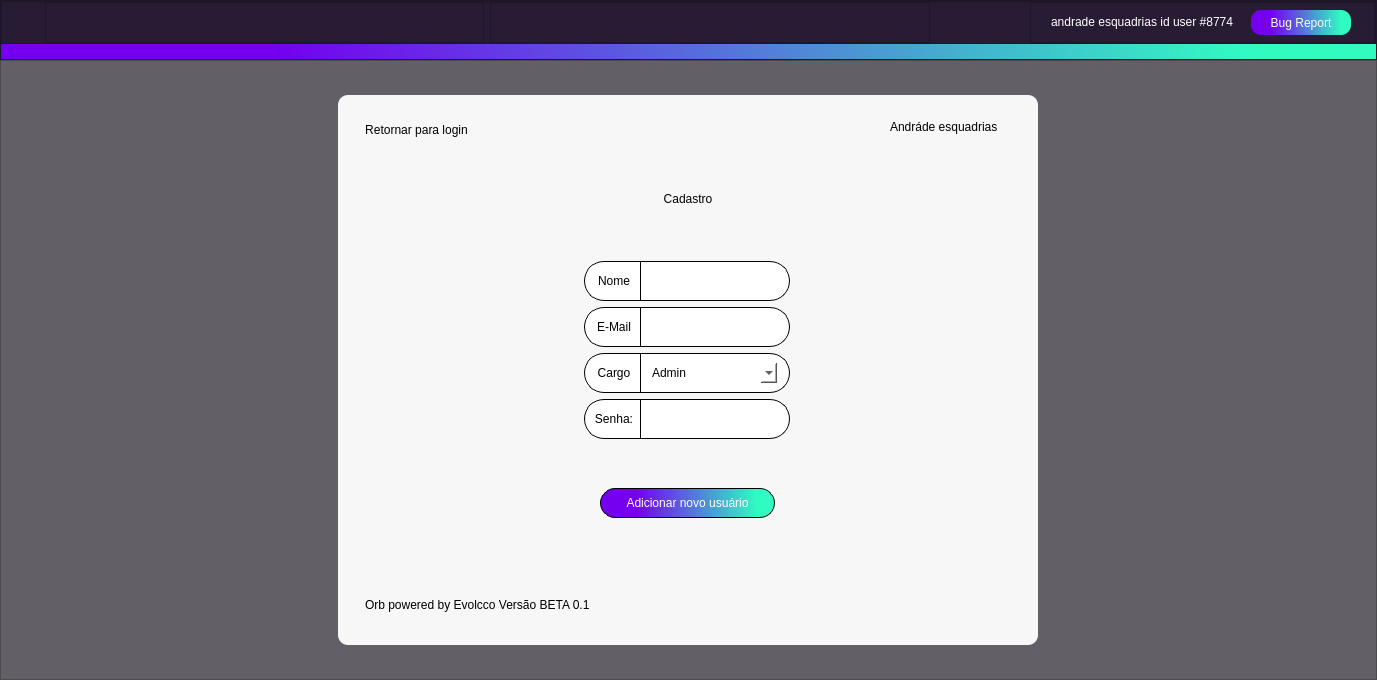
<?xml version="1.0" encoding="UTF-8"?>
<ui version="4.0">
 <class>cadastro</class>
 <widget class="QMainWindow" name="cadastro">
  <property name="geometry">
   <rect>
    <x>0</x>
    <y>0</y>
    <width>1377</width>
    <height>680</height>
   </rect>
  </property>
  <property name="windowTitle">
   <string>Cadastro</string>
  </property>
  <property name="windowIcon">
   <iconset resource="../qrc/source.qrc">
    <normaloff>:/iconteste/icons/Ativo 16@2x.png</normaloff>:/iconteste/icons/Ativo 16@2x.png</iconset>
  </property>
  <property name="unifiedTitleAndToolBarOnMac">
   <bool>true</bool>
  </property>
  <widget class="QWidget" name="centralwidget">
   <layout class="QVBoxLayout" name="verticalLayout_2">
    <property name="spacing">
     <number>0</number>
    </property>
    <property name="leftMargin">
     <number>0</number>
    </property>
    <property name="topMargin">
     <number>0</number>
    </property>
    <property name="rightMargin">
     <number>0</number>
    </property>
    <property name="bottomMargin">
     <number>0</number>
    </property>
    <item>
     <widget class="QFrame" name="frame_3">
      <property name="minimumSize">
       <size>
        <width>0</width>
        <height>0</height>
       </size>
      </property>
      <property name="maximumSize">
       <size>
        <width>16777215</width>
        <height>60</height>
       </size>
      </property>
      <property name="styleSheet">
       <string notr="true">background-color: #281c35;
color:#fff;</string>
      </property>
      <property name="frameShape">
       <enum>QFrame::StyledPanel</enum>
      </property>
      <property name="frameShadow">
       <enum>QFrame::Raised</enum>
      </property>
      <layout class="QVBoxLayout" name="verticalLayout_3">
       <property name="spacing">
        <number>0</number>
       </property>
       <property name="leftMargin">
        <number>0</number>
       </property>
       <property name="topMargin">
        <number>0</number>
       </property>
       <property name="rightMargin">
        <number>0</number>
       </property>
       <property name="bottomMargin">
        <number>0</number>
       </property>
       <item>
        <widget class="QFrame" name="frame_6">
         <property name="frameShape">
          <enum>QFrame::StyledPanel</enum>
         </property>
         <property name="frameShadow">
          <enum>QFrame::Raised</enum>
         </property>
         <layout class="QHBoxLayout" name="horizontalLayout_2">
          <property name="leftMargin">
           <number>6</number>
          </property>
          <property name="topMargin">
           <number>0</number>
          </property>
          <property name="rightMargin">
           <number>0</number>
          </property>
          <property name="bottomMargin">
           <number>0</number>
          </property>
          <item>
           <widget class="QFrame" name="frame_2">
            <property name="minimumSize">
             <size>
              <width>31</width>
              <height>30</height>
             </size>
            </property>
            <property name="maximumSize">
             <size>
              <width>31</width>
              <height>30</height>
             </size>
            </property>
            <property name="styleSheet">
             <string notr="true">border-image: url(:/iconteste/icons/ba812f4a-b112-4fa5-96d0-dccd574e3a86.jpg);
border-radius:15px;</string>
            </property>
            <property name="frameShape">
             <enum>QFrame::StyledPanel</enum>
            </property>
            <property name="frameShadow">
             <enum>QFrame::Raised</enum>
            </property>
            <layout class="QGridLayout" name="gridLayout_3">
             <property name="leftMargin">
              <number>0</number>
             </property>
             <property name="topMargin">
              <number>0</number>
             </property>
             <property name="rightMargin">
              <number>0</number>
             </property>
             <property name="bottomMargin">
              <number>0</number>
             </property>
             <property name="spacing">
              <number>0</number>
             </property>
            </layout>
           </widget>
          </item>
          <item>
           <widget class="QFrame" name="frame_4">
            <property name="frameShape">
             <enum>QFrame::StyledPanel</enum>
            </property>
            <property name="frameShadow">
             <enum>QFrame::Raised</enum>
            </property>
            <layout class="QVBoxLayout" name="verticalLayout">
             <property name="spacing">
              <number>0</number>
             </property>
             <property name="leftMargin">
              <number>0</number>
             </property>
             <property name="topMargin">
              <number>0</number>
             </property>
             <property name="rightMargin">
              <number>0</number>
             </property>
             <property name="bottomMargin">
              <number>0</number>
             </property>
            </layout>
           </widget>
          </item>
          <item>
           <widget class="QFrame" name="frame_5">
            <property name="frameShape">
             <enum>QFrame::StyledPanel</enum>
            </property>
            <property name="frameShadow">
             <enum>QFrame::Raised</enum>
            </property>
           </widget>
          </item>
          <item alignment="Qt::AlignRight">
           <widget class="QFrame" name="frame_7">
            <property name="frameShape">
             <enum>QFrame::StyledPanel</enum>
            </property>
            <property name="frameShadow">
             <enum>QFrame::Raised</enum>
            </property>
            <layout class="QHBoxLayout" name="horizontalLayout">
             <property name="spacing">
              <number>0</number>
             </property>
             <property name="leftMargin">
              <number>20</number>
             </property>
             <property name="topMargin">
              <number>0</number>
             </property>
             <property name="rightMargin">
              <number>23</number>
             </property>
             <property name="bottomMargin">
              <number>0</number>
             </property>
             <item>
              <widget class="QLabel" name="label_2">
               <property name="minimumSize">
                <size>
                 <width>200</width>
                 <height>0</height>
                </size>
               </property>
               <property name="maximumSize">
                <size>
                 <width>200</width>
                 <height>30</height>
                </size>
               </property>
               <property name="text">
                <string>andrade esquadrias id user #8774</string>
               </property>
              </widget>
             </item>
             <item>
              <widget class="QPushButton" name="bugreport">
               <property name="minimumSize">
                <size>
                 <width>100</width>
                 <height>0</height>
                </size>
               </property>
               <property name="maximumSize">
                <size>
                 <width>96</width>
                 <height>25</height>
                </size>
               </property>
               <property name="styleSheet">
                <string notr="true">


QPushButton{
border:1px;
background-color: qlineargradient(spread:pad, x1:0.0227727, y1:0.557, x2:1, y2:0.551, stop:0.181818 rgba(116, 0, 239, 255), stop:0.903409 rgba(48, 252, 194, 255));
border-radius:10px;
}
QPushButton::hover
{


border-width: 2px;

border-color: black;

}
QPushButton::pressed
{
border-style: outset;
border-width: 3px;
border-color: #30fcc2;
}
</string>
               </property>
               <property name="text">
                <string>Bug Report</string>
               </property>
              </widget>
             </item>
            </layout>
           </widget>
          </item>
         </layout>
        </widget>
       </item>
       <item>
        <widget class="QLabel" name="label_24">
         <property name="minimumSize">
          <size>
           <width>0</width>
           <height>15</height>
          </size>
         </property>
         <property name="maximumSize">
          <size>
           <width>16777215</width>
           <height>15</height>
          </size>
         </property>
         <property name="styleSheet">
          <string notr="true">background-color: qlineargradient(spread:pad, x1:0.0227727, y1:0.557, x2:1, y2:0.551, stop:0.181818 rgba(116, 0, 239, 255), stop:0.903409 rgba(48, 252, 194, 255));</string>
         </property>
         <property name="text">
          <string/>
         </property>
        </widget>
       </item>
      </layout>
     </widget>
    </item>
    <item>
     <widget class="QFrame" name="frame_17">
      <property name="styleSheet">
       <string notr="true">background-color: rgb(98, 95, 102);</string>
      </property>
      <property name="frameShape">
       <enum>QFrame::StyledPanel</enum>
      </property>
      <property name="frameShadow">
       <enum>QFrame::Raised</enum>
      </property>
      <layout class="QGridLayout" name="gridLayout_5">
       <property name="leftMargin">
        <number>0</number>
       </property>
       <property name="topMargin">
        <number>0</number>
       </property>
       <property name="rightMargin">
        <number>0</number>
       </property>
       <property name="bottomMargin">
        <number>0</number>
       </property>
       <property name="verticalSpacing">
        <number>0</number>
       </property>
       <item row="0" column="0">
        <widget class="QFrame" name="frame_15">
         <property name="minimumSize">
          <size>
           <width>341</width>
           <height>446</height>
          </size>
         </property>
         <property name="maximumSize">
          <size>
           <width>700</width>
           <height>550</height>
          </size>
         </property>
         <property name="styleSheet">
          <string notr="true">background-color: #f7f7f7;
border:1px;
border-radius:10px;</string>
         </property>
         <property name="frameShape">
          <enum>QFrame::StyledPanel</enum>
         </property>
         <property name="frameShadow">
          <enum>QFrame::Raised</enum>
         </property>
         <layout class="QVBoxLayout" name="verticalLayout_5">
          <property name="topMargin">
           <number>4</number>
          </property>
          <property name="bottomMargin">
           <number>0</number>
          </property>
          <item>
           <widget class="QFrame" name="frame_18">
            <property name="maximumSize">
             <size>
              <width>16777215</width>
              <height>55</height>
             </size>
            </property>
            <property name="frameShape">
             <enum>QFrame::StyledPanel</enum>
            </property>
            <property name="frameShadow">
             <enum>QFrame::Raised</enum>
            </property>
            <layout class="QHBoxLayout" name="horizontalLayout_8">
             <item>
              <widget class="QFrame" name="frame_13">
               <property name="frameShape">
                <enum>QFrame::StyledPanel</enum>
               </property>
               <property name="frameShadow">
                <enum>QFrame::Raised</enum>
               </property>
               <layout class="QHBoxLayout" name="horizontalLayout_9">
                <item alignment="Qt::AlignLeft">
                 <widget class="QPushButton" name="retotologin">
                  <property name="minimumSize">
                   <size>
                    <width>0</width>
                    <height>25</height>
                   </size>
                  </property>
                  <property name="styleSheet">
                   <string notr="true">
QPushButton{
border-radius: 12px;
background-color: transparent;
color: black;

}
QPushButton::hover
{

border-width: 2px;
border-bottom:1px;
border-color: black;

}
QPushButton::pressed
{
border-bottom:1px;
border:1px solid black;
}
</string>
                  </property>
                  <property name="text">
                   <string>Retornar para login</string>
                  </property>
                  <property name="icon">
                   <iconset resource="../qrc/source.qrc">
                    <normaloff>:/iconteste/icons/arrow-left-solid.svg</normaloff>:/iconteste/icons/arrow-left-solid.svg</iconset>
                  </property>
                 </widget>
                </item>
               </layout>
              </widget>
             </item>
             <item>
              <widget class="QFrame" name="frame_20">
               <property name="frameShape">
                <enum>QFrame::StyledPanel</enum>
               </property>
               <property name="frameShadow">
                <enum>QFrame::Raised</enum>
               </property>
              </widget>
             </item>
             <item>
              <widget class="QFrame" name="frame_19">
               <property name="maximumSize">
                <size>
                 <width>150</width>
                 <height>16777215</height>
                </size>
               </property>
               <property name="layoutDirection">
                <enum>Qt::RightToLeft</enum>
               </property>
               <property name="frameShape">
                <enum>QFrame::StyledPanel</enum>
               </property>
               <property name="frameShadow">
                <enum>QFrame::Raised</enum>
               </property>
               <layout class="QHBoxLayout" name="horizontalLayout_7">
                <item>
                 <widget class="QLabel" name="label_10">
                  <property name="maximumSize">
                   <size>
                    <width>110</width>
                    <height>16777215</height>
                   </size>
                  </property>
                  <property name="layoutDirection">
                   <enum>Qt::RightToLeft</enum>
                  </property>
                  <property name="text">
                   <string>Andráde esquadrias</string>
                  </property>
                 </widget>
                </item>
               </layout>
              </widget>
             </item>
            </layout>
           </widget>
          </item>
          <item>
           <widget class="QLabel" name="label_8">
            <property name="styleSheet">
             <string notr="true">font: 20pt &quot;MS Shell Dlg 2&quot;;</string>
            </property>
            <property name="text">
             <string>Cadastro</string>
            </property>
            <property name="alignment">
             <set>Qt::AlignCenter</set>
            </property>
           </widget>
          </item>
          <item>
           <widget class="QFrame" name="frame_16">
            <property name="frameShape">
             <enum>QFrame::StyledPanel</enum>
            </property>
            <property name="frameShadow">
             <enum>QFrame::Raised</enum>
            </property>
            <layout class="QGridLayout" name="gridLayout_2">
             <item row="0" column="0">
              <widget class="QFrame" name="frame">
               <property name="minimumSize">
                <size>
                 <width>226</width>
                 <height>198</height>
                </size>
               </property>
               <property name="maximumSize">
                <size>
                 <width>226</width>
                 <height>198</height>
                </size>
               </property>
               <property name="frameShape">
                <enum>QFrame::StyledPanel</enum>
               </property>
               <property name="frameShadow">
                <enum>QFrame::Raised</enum>
               </property>
               <layout class="QVBoxLayout" name="verticalLayout_4">
                <item>
                 <widget class="QFrame" name="frame_12">
                  <property name="minimumSize">
                   <size>
                    <width>206</width>
                    <height>40</height>
                   </size>
                  </property>
                  <property name="maximumSize">
                   <size>
                    <width>206</width>
                    <height>40</height>
                   </size>
                  </property>
                  <property name="styleSheet">
                   <string notr="true">border: 1px solid black;
border-radius:20px;
background-color: white;</string>
                  </property>
                  <property name="frameShape">
                   <enum>QFrame::StyledPanel</enum>
                  </property>
                  <property name="frameShadow">
                   <enum>QFrame::Raised</enum>
                  </property>
                  <layout class="QHBoxLayout" name="horizontalLayout_6">
                   <property name="topMargin">
                    <number>0</number>
                   </property>
                   <property name="bottomMargin">
                    <number>0</number>
                   </property>
                   <item>
                    <widget class="QLabel" name="label_6">
                     <property name="minimumSize">
                      <size>
                       <width>40</width>
                       <height>20</height>
                      </size>
                     </property>
                     <property name="maximumSize">
                      <size>
                       <width>25</width>
                       <height>20</height>
                      </size>
                     </property>
                     <property name="styleSheet">
                      <string notr="true">border:0px;</string>
                     </property>
                     <property name="text">
                      <string>Nome</string>
                     </property>
                     <property name="alignment">
                      <set>Qt::AlignCenter</set>
                     </property>
                    </widget>
                   </item>
                   <item>
                    <widget class="Line" name="line_4">
                     <property name="minimumSize">
                      <size>
                       <width>0</width>
                       <height>40</height>
                      </size>
                     </property>
                     <property name="maximumSize">
                      <size>
                       <width>1</width>
                       <height>16777215</height>
                      </size>
                     </property>
                     <property name="styleSheet">
                      <string notr="true">margin-top:0px;</string>
                     </property>
                     <property name="orientation">
                      <enum>Qt::Vertical</enum>
                     </property>
                    </widget>
                   </item>
                   <item>
                    <widget class="QLineEdit" name="lineEdit_3">
                     <property name="maximumSize">
                      <size>
                       <width>130</width>
                       <height>16777215</height>
                      </size>
                     </property>
                     <property name="styleSheet">
                      <string notr="true">border: 0px;</string>
                     </property>
                    </widget>
                   </item>
                  </layout>
                 </widget>
                </item>
                <item>
                 <widget class="QFrame" name="frame_10">
                  <property name="minimumSize">
                   <size>
                    <width>206</width>
                    <height>40</height>
                   </size>
                  </property>
                  <property name="maximumSize">
                   <size>
                    <width>206</width>
                    <height>40</height>
                   </size>
                  </property>
                  <property name="styleSheet">
                   <string notr="true">border: 1px solid black;
border-radius:20px;
background-color: white;</string>
                  </property>
                  <property name="frameShape">
                   <enum>QFrame::StyledPanel</enum>
                  </property>
                  <property name="frameShadow">
                   <enum>QFrame::Raised</enum>
                  </property>
                  <layout class="QHBoxLayout" name="horizontalLayout_4">
                   <property name="topMargin">
                    <number>0</number>
                   </property>
                   <property name="bottomMargin">
                    <number>0</number>
                   </property>
                   <item>
                    <widget class="QLabel" name="label_4">
                     <property name="minimumSize">
                      <size>
                       <width>40</width>
                       <height>20</height>
                      </size>
                     </property>
                     <property name="maximumSize">
                      <size>
                       <width>25</width>
                       <height>20</height>
                      </size>
                     </property>
                     <property name="styleSheet">
                      <string notr="true">border:0px;</string>
                     </property>
                     <property name="text">
                      <string>E-Mail</string>
                     </property>
                     <property name="alignment">
                      <set>Qt::AlignCenter</set>
                     </property>
                    </widget>
                   </item>
                   <item>
                    <widget class="Line" name="line_2">
                     <property name="minimumSize">
                      <size>
                       <width>0</width>
                       <height>40</height>
                      </size>
                     </property>
                     <property name="maximumSize">
                      <size>
                       <width>1</width>
                       <height>16777215</height>
                      </size>
                     </property>
                     <property name="styleSheet">
                      <string notr="true">margin-top:0px;</string>
                     </property>
                     <property name="orientation">
                      <enum>Qt::Vertical</enum>
                     </property>
                    </widget>
                   </item>
                   <item>
                    <widget class="QLineEdit" name="lineEdit">
                     <property name="maximumSize">
                      <size>
                       <width>130</width>
                       <height>16777215</height>
                      </size>
                     </property>
                     <property name="styleSheet">
                      <string notr="true">border: 0px;</string>
                     </property>
                    </widget>
                   </item>
                  </layout>
                 </widget>
                </item>
                <item>
                 <widget class="QFrame" name="frame_8">
                  <property name="minimumSize">
                   <size>
                    <width>206</width>
                    <height>40</height>
                   </size>
                  </property>
                  <property name="maximumSize">
                   <size>
                    <width>206</width>
                    <height>40</height>
                   </size>
                  </property>
                  <property name="styleSheet">
                   <string notr="true">border: 1px solid black;
border-radius:20px;
background-color: white;</string>
                  </property>
                  <property name="frameShape">
                   <enum>QFrame::StyledPanel</enum>
                  </property>
                  <property name="frameShadow">
                   <enum>QFrame::Raised</enum>
                  </property>
                  <layout class="QHBoxLayout" name="horizontalLayout_3">
                   <property name="topMargin">
                    <number>0</number>
                   </property>
                   <property name="bottomMargin">
                    <number>0</number>
                   </property>
                   <item>
                    <widget class="QLabel" name="label_3">
                     <property name="minimumSize">
                      <size>
                       <width>40</width>
                       <height>20</height>
                      </size>
                     </property>
                     <property name="maximumSize">
                      <size>
                       <width>25</width>
                       <height>20</height>
                      </size>
                     </property>
                     <property name="styleSheet">
                      <string notr="true">border:0px;</string>
                     </property>
                     <property name="text">
                      <string>Cargo</string>
                     </property>
                     <property name="alignment">
                      <set>Qt::AlignCenter</set>
                     </property>
                    </widget>
                   </item>
                   <item>
                    <widget class="Line" name="line">
                     <property name="minimumSize">
                      <size>
                       <width>0</width>
                       <height>40</height>
                      </size>
                     </property>
                     <property name="maximumSize">
                      <size>
                       <width>1</width>
                       <height>16777215</height>
                      </size>
                     </property>
                     <property name="styleSheet">
                      <string notr="true">margin-top:0px;</string>
                     </property>
                     <property name="orientation">
                      <enum>Qt::Vertical</enum>
                     </property>
                    </widget>
                   </item>
                   <item alignment="Qt::AlignLeft|Qt::AlignVCenter">
                    <widget class="QComboBox" name="comboBox">
                     <property name="minimumSize">
                      <size>
                       <width>130</width>
                       <height>20</height>
                      </size>
                     </property>
                     <property name="styleSheet">
                      <string notr="true">QComboBox {
	border: transparent;

}
QComboBox::drop-down:button{
border:transparent; background:transparent;
border-image: url(:/iconteste/icons/arrow-black.png);
width: 14px;
height: 14px;
padding-top:1px;
margin-top:3px;

}

QComboBox QAbstractItemView{
	
	border:1px solid black;
	border-radius:0px;
 
	
}
</string>
                     </property>
                     <property name="iconSize">
                      <size>
                       <width>16</width>
                       <height>16</height>
                      </size>
                     </property>
                     <item>
                      <property name="text">
                       <string>Admin</string>
                      </property>
                     </item>
                     <item>
                      <property name="text">
                       <string>T.i</string>
                      </property>
                     </item>
                     <item>
                      <property name="text">
                       <string>Vendedor</string>
                      </property>
                     </item>
                     <item>
                      <property name="text">
                       <string>Gerência</string>
                      </property>
                     </item>
                    </widget>
                   </item>
                  </layout>
                 </widget>
                </item>
                <item>
                 <widget class="QFrame" name="frame_11">
                  <property name="minimumSize">
                   <size>
                    <width>206</width>
                    <height>40</height>
                   </size>
                  </property>
                  <property name="maximumSize">
                   <size>
                    <width>206</width>
                    <height>40</height>
                   </size>
                  </property>
                  <property name="styleSheet">
                   <string notr="true">border: 1px solid black;
border-radius:20px;
background-color: white;</string>
                  </property>
                  <property name="frameShape">
                   <enum>QFrame::StyledPanel</enum>
                  </property>
                  <property name="frameShadow">
                   <enum>QFrame::Raised</enum>
                  </property>
                  <layout class="QHBoxLayout" name="horizontalLayout_5">
                   <property name="topMargin">
                    <number>0</number>
                   </property>
                   <property name="bottomMargin">
                    <number>0</number>
                   </property>
                   <item>
                    <widget class="QLabel" name="label_5">
                     <property name="minimumSize">
                      <size>
                       <width>40</width>
                       <height>20</height>
                      </size>
                     </property>
                     <property name="maximumSize">
                      <size>
                       <width>25</width>
                       <height>20</height>
                      </size>
                     </property>
                     <property name="styleSheet">
                      <string notr="true">border:0px;</string>
                     </property>
                     <property name="text">
                      <string>Senha:</string>
                     </property>
                     <property name="alignment">
                      <set>Qt::AlignCenter</set>
                     </property>
                    </widget>
                   </item>
                   <item>
                    <widget class="Line" name="line_3">
                     <property name="minimumSize">
                      <size>
                       <width>0</width>
                       <height>40</height>
                      </size>
                     </property>
                     <property name="maximumSize">
                      <size>
                       <width>1</width>
                       <height>16777215</height>
                      </size>
                     </property>
                     <property name="styleSheet">
                      <string notr="true">margin-top:0px;</string>
                     </property>
                     <property name="orientation">
                      <enum>Qt::Vertical</enum>
                     </property>
                    </widget>
                   </item>
                   <item>
                    <widget class="QLineEdit" name="lineEdit_2">
                     <property name="maximumSize">
                      <size>
                       <width>130</width>
                       <height>16777215</height>
                      </size>
                     </property>
                     <property name="styleSheet">
                      <string notr="true">border: 0px;</string>
                     </property>
                    </widget>
                   </item>
                  </layout>
                 </widget>
                </item>
               </layout>
              </widget>
             </item>
            </layout>
           </widget>
          </item>
          <item>
           <widget class="QFrame" name="frame_22">
            <property name="maximumSize">
             <size>
              <width>16777213</width>
              <height>16777215</height>
             </size>
            </property>
            <property name="frameShape">
             <enum>QFrame::StyledPanel</enum>
            </property>
            <property name="frameShadow">
             <enum>QFrame::Raised</enum>
            </property>
            <layout class="QGridLayout" name="gridLayout_4">
             <item row="0" column="0">
              <widget class="QPushButton" name="adduser">
               <property name="minimumSize">
                <size>
                 <width>175</width>
                 <height>30</height>
                </size>
               </property>
               <property name="maximumSize">
                <size>
                 <width>120</width>
                 <height>30</height>
                </size>
               </property>
               <property name="styleSheet">
                <string notr="true">


QPushButton{
border: 1px solid black;
border-radius: 15px;
background-color: qlineargradient(spread:pad, x1:0.0227727, y1:0.557, x2:1, y2:0.551, stop:0.181818 rgba(116, 0, 239, 255), stop:0.903409 rgba(48, 252, 194, 255));
color: white;

}
QPushButton::hover
{

border-width: 2px;

border-color: black;

}
QPushButton::pressed
{
border-style: outset;
border-width: 3px;
border-color: black;
}
</string>
               </property>
               <property name="text">
                <string>Adicionar novo usuário</string>
               </property>
               <property name="icon">
                <iconset resource="../qrc/source.qrc">
                 <normaloff>:/iconteste/icons/plus-xxl.png</normaloff>:/iconteste/icons/plus-xxl.png</iconset>
               </property>
              </widget>
             </item>
            </layout>
           </widget>
          </item>
          <item>
           <widget class="QFrame" name="frame_21">
            <property name="frameShape">
             <enum>QFrame::StyledPanel</enum>
            </property>
            <property name="frameShadow">
             <enum>QFrame::Raised</enum>
            </property>
            <layout class="QHBoxLayout" name="horizontalLayout_10">
             <property name="bottomMargin">
              <number>0</number>
             </property>
             <item>
              <widget class="QFrame" name="frame_14">
               <property name="maximumSize">
                <size>
                 <width>16777215</width>
                 <height>25</height>
                </size>
               </property>
               <property name="frameShape">
                <enum>QFrame::StyledPanel</enum>
               </property>
               <property name="frameShadow">
                <enum>QFrame::Raised</enum>
               </property>
               <layout class="QHBoxLayout" name="horizontalLayout_11">
                <property name="bottomMargin">
                 <number>0</number>
                </property>
                <item>
                 <widget class="QLabel" name="label_9">
                  <property name="text">
                   <string>Orb powered by Evolcco Versão BETA 0.1</string>
                  </property>
                 </widget>
                </item>
               </layout>
              </widget>
             </item>
             <item>
              <widget class="QFrame" name="frame_23">
               <property name="frameShape">
                <enum>QFrame::StyledPanel</enum>
               </property>
               <property name="frameShadow">
                <enum>QFrame::Raised</enum>
               </property>
              </widget>
             </item>
             <item>
              <widget class="QFrame" name="frame_24">
               <property name="maximumSize">
                <size>
                 <width>150</width>
                 <height>16777215</height>
                </size>
               </property>
               <property name="layoutDirection">
                <enum>Qt::RightToLeft</enum>
               </property>
               <property name="frameShape">
                <enum>QFrame::StyledPanel</enum>
               </property>
               <property name="frameShadow">
                <enum>QFrame::Raised</enum>
               </property>
               <layout class="QHBoxLayout" name="horizontalLayout_12">
                <item>
                 <widget class="QLabel" name="label_11">
                  <property name="minimumSize">
                   <size>
                    <width>100</width>
                    <height>70</height>
                   </size>
                  </property>
                  <property name="maximumSize">
                   <size>
                    <width>110</width>
                    <height>16777215</height>
                   </size>
                  </property>
                  <property name="layoutDirection">
                   <enum>Qt::RightToLeft</enum>
                  </property>
                  <property name="styleSheet">
                   <string notr="true">font: 18pt &quot;MS Shell Dlg 2&quot;;
border-image: url(:/iconteste/icons/bc618214-251e-4c1c-9617-52f5a49d45b0.jpg);
border-radius:0px;</string>
                  </property>
                  <property name="text">
                   <string/>
                  </property>
                  <property name="alignment">
                   <set>Qt::AlignRight|Qt::AlignTrailing|Qt::AlignVCenter</set>
                  </property>
                 </widget>
                </item>
               </layout>
              </widget>
             </item>
            </layout>
           </widget>
          </item>
         </layout>
        </widget>
       </item>
      </layout>
     </widget>
    </item>
   </layout>
  </widget>
 </widget>
 <resources>
  <include location="../qrc/source.qrc"/>
 </resources>
 <connections/>
</ui>
